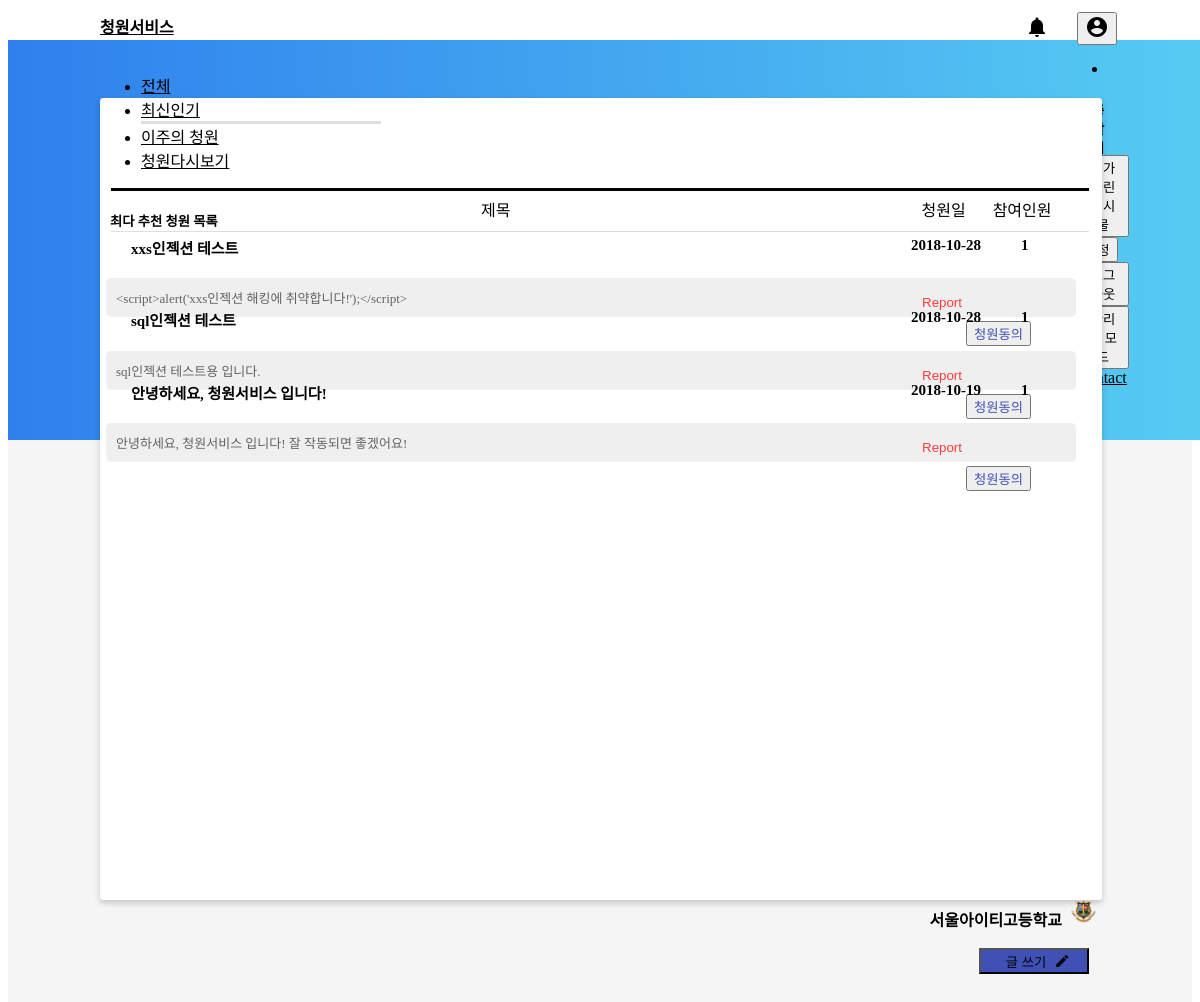
The page /dashboard.php (signed in) on the database its author committed.
### tables this page shows
CREATE TABLE `seoulit_highschool_post` (
  `post_number` int(11) NOT NULL,
  `title` text NOT NULL,
  `description` text NOT NULL,
  `uploader` text NOT NULL,
  `date` text NOT NULL,
  `agree_count` int(11) NOT NULL,
  `report_count` int(11) NOT NULL,
  `agree_user` text NOT NULL,
  `report_user` text NOT NULL
);

### asset/modules/school_check.php (called while the page is built)
<?php
function school_check($input)
{
    if ($input == 'seoulit_highschool') {
            return ('서울아이티고등학교');
    } else if ($input == 'sunrin_internet_highschool') {
            return ('선린인터넷고등학교');
    } else if ($input == 'hansei_cyber_highschool') {
            return ('한세사이버고등학교');
    } else {
            return ('wrong connect.');
    }
}
?>

### dashboard.php (the view, shortened to what this page needs)
<!DOCTYPE html>
<html lang="en">
    <head>
        <link rel="stylesheet" href="/asset/css/dashboard.css">
        <link rel="stylesheet" href="/asset/css/my-navbar.css">
        <link rel="stylesheet" href="https://unpkg.com/bootstrap-material-design@4.1.1/dist/css/bootstrap-material-design.min.css">
        <?php
        require('./asset/modules/school_check.php');
        ?>
        </head>
        <body>
            <div class="background-grid1">
                <div class="my-navbar">
                    <div class="navbar-container">
                        <span class="brand">
                            <a href="dashboard.php">
                                <strong>청원서비스</strong>
                            </a>
                        </span>
                        <span class="alerm navbar-icon-setting">
                            <em class="material-icons">notifications</em>
                        </span>
                        <span class="account navbar-icon-setting">
							<div class="dropdown pull-xs-right">
						  <button class="btn bmd-btn-icon dropdown-toggle" type="button" id="lr1" data-toggle="dropdown" aria-haspopup="true" aria-expanded="false">
							<em class="material-icons">account_circle</em>
						  </button>
						  <div class="dropdown-menu dropdown-menu-right" aria-labelledby="lr1">
                            <?php
                            $user_name_profile = $_SESSION["session_user_name"];
                            $user_type = $_SESSION["session_user_type"];
                            $user_type_profile = user_profile($user_type);
                            echo '
                            <li class="user_profile">
                                <h5><strong>'.$user_name_profile.'</strong></h5>
                                <p>'.$user_type_profile.'</p>
                            </li>
                            ';
                            ?>
							<a href="my-upload.php"><button class="dropdown-item" type="button">내가 올린 게시물</button></a>
							<a href="setting.php"><button class="dropdown-item" type="button">설정</button></a>
                            <a href="./asset/modules/logout_process.php"><button class="dropdown-item" type="button">로그아웃</button></a>
							<a href="page-for-admin.php"><button class="dropdown-item disabled" type="button">관리자 모드</button></a>
							<a href="contact.php"><a class="dropdown-item" href="#">Contact us</a></a>
						  </div>
						</div>
                        </span>
                    </div>
                </div>
                <div class="postlist">
                    <a href="writing.php">
                        <button type="button" class="btn btn-raised btn-primary btn-write">글 쓰기<em class="material-icons icon-set02">edit</em>
                        </button>
                    </a>
                    <h5 class="board-title">
                        <strong>최다 추천 청원 목록</strong>
                    </h5>
                    <div class="post-menus">
                        <ul class="nav nav-pills nav-fill">
                            <li class="nav-item">
                                <a class="nav-link" href="dashboard.php">전체</a>
                            </li>
                            <li class="nav-item nav-active">
                                <a class="nav-link" href="dashboard.php">최신인기</a>
                            </li>
                            <li class="nav-item">
                                <a class="nav-link" href="vote_thisweek.php">이주의 청원</a>
                            </li>
                            <li class="nav-item">
                                <a class="nav-link disabled" href="dashboard.php">청원다시보기</a>
                            </li>
                        </ul>
                    </div>
                    <p class="menu-list">
                        <span class="menu menu02">제목</span>
                        <span class="menu menu03">청원일</span>
                        <span class="menu menu04">참여인원</span>
                    </p>
                    <div class="post-grid">
					<div class="col-md-6 col-sm-6 accordion-margin">
						<div class="panel-group wrap" id="accordion" role="tablist" aria-multiselectable="true">
                          <?php
                          $sql = "SELECT * FROM ".$_SESSION['session_user_school']."_post ORDER BY post_number DESC";
                          $result = mysqli_query($conn, $sql);
                          if($result == true) {
                            while($post = mysqli_fetch_array($result)) {
                                $post_title = htmlspecialchars($post['title']);
                                $post_description = htmlspecialchars($post['description']);
                                echo '
                                    <div class="panel">
                                    <div class="panel-heading" role="tab" id="heading'.$post['post_number'].'">
                                    <h4 class="panel-title">
                                    <a role="button" data-toggle="collapse" data-parent="#accordion" href="#collapse'.$post['post_number'].'" aria-expanded="true" aria-controls="collapseOne">
                                    <p class="post post-number01">
                                        <span class="post-name">'.$post_title.'</span>
                                        <span class="post-upload-date">'.$post['date'].'</span>
                                        <span class="post-like">
                                            <strong>'.$post['agree_count'].'</strong>
                                        </span>
                                    </p>
                                    </a>
                                </h4>
                                    </div>
                                    <div id="collapse'.$post['post_number'].'" class="panel-collapse collapse in" role="tabpanel" aria-labelledby="headingOne">
                                    <div class="panel-body">
                                        <div class="post-text">'.$post_description.'</div>
                                        <form action="./asset/modules/vote_agree_process.php" method="POST">
                                            <input type="hidden" name="vote-agree-postnumber" value="'.$post['post_number'].'">
                                            <button type="submit" class="btn btn-primary vote-agree">청원동의</button>
                                        </form>
                                        <form action="./asset/modules/report_process.php" method="POST" class="report-margin">
                                            <input type="hidden" name="post-report-postnumber" value="'.$post['post_number'].'">
                                            <button type="submit" class="post-report">Report</button>
                                        </form>
                                    </div>
                                    </div>
                                </div>
                                ';
                              }
                          } else if ($result == false) {
                            echo ('<strong>WARNING</strong> | 아직 준비되지 않았습니다.');
                          }
                          ?>
						</div>
					  </div>
                    </div>
            <?php
            $school_name = $_SESSION["session_user_school"];
            $school_name_forLogo = school_check($school_name);
            echo '
            <span class="school-info">
                <strong>'.$school_name_forLogo.'</strong>
                <img src="./asset/img/'.$_SESSION["session_user_school"].'_logo.png" width="25" height="25" class="img-setting01">
            </span>
            ';
            ?>
        </div>
    </div>
</body>
</html>

### asset/css/dashboard.css (style rules this page uses)
.background-grid1 { width: 100%; height: 1080px; background-color: #F5F5F5; }
.postlist { width: 1000px; min-height: 800px; background-color: #FFFFFF; z-index: 3; position: relative; left: 50%; margin-left: -500px; top: 50px; z-index: 0; box-shadow: 0 3px 6px 0 rgba(0, 0, 0, 0.2); border: 1px solid white; border-radius: 3px; }
.btn-write { background-color: #3F51B5!important; width: 110px; position: absolute; bottom: -75px; left: 878px; }
.board-title { position: absolute; top: 90px; left: 9px; }
.menu-list { border-top: 3px solid black; border-bottom: 1px solid #DFDFDF; margin-top: 55px; width: 978px; margin-left: 10px; }
.menu { line-height: 40px; }
.menu02 { position: relative; left: 370px; }
.menu03 { position: relative; left: 777px; }
.menu04 { position: relative; left: 800px; }
.post-grid { margin-top: -30px; }
.post { height: 15px; font-size: 15px; }
.post-name { position: absolute; left: 30px; }
.post-upload-date { width: 80px; position: absolute; left: 810px; }
.post-like { position: absolute; left: 920px; }
.post-text { width: 950px; position: relative; background-color: rgba(239,239,239,1.00); border-radius: 5px; padding: 10px; margin-bottom: -30px; }
.panel-body { width: 970px; font-size: 13px; color: #636363; padding: 5px; margin-bottom: 25px; }
.vote-agree { color: #3F51B5!important; position: relative; top: 34px; left: 860px; }
.post-report { position: relative; top: 32px; left: 810px; background-color: rgba(255,255,255,0.00);; border: none; color: #FF3D3D; text-align: center; text-decoration: none; cursor: pointer; }
.report-margin { margin-top: -50px; }
.icon-set02 { font-size: 16px!important; position: relative; top: 2px; left: 8px; }
.img-setting01 { position: relative; top: -2px; left: 5px; }
.accordion-margin { margin-top: 35px; }
.panel-collapse { width: 970px; }
.post-menus { margin-top: -42px; }

### asset/css/my-navbar.css (style rules this page uses)
.my-navbar { width: 100%; height: 40px; background-color: white; }
.navbar-container { width: 1000px; height: 40px; position: relative; left: 50%; margin-left: -500px; }
.brand { position: relative; line-height: 40px; }
.alerm { position: absolute; top: 7px; left: 925px; }
.account { position: absolute; top: 4px; left: 977px; }
.post-menus { height: 60px; width: 1000px; }
.post-menus>.nav>.nav-item { width: 25%; }
.post-menus>.nav>.nav-active { border-bottom: 3px solid #DFDFDF!important; }
.school-info { position: absolute; bottom: -32px; right: 10px; }
a { color: black!important; }
.user_profile { padding: 15px; height: 80px; }
.user_profile>p { color: gray; }

### rows shown on the page
seoulit_highschool_post: title "xxs인젝션 테스트", date "2018-10-28", agree_count "1", description "<script>alert('xxs인젝션 해킹에 취약합니다!');</script>"
seoulit_highschool_post: title "sql인젝션 테스트", date "2018-10-28", agree_count "1", description "sql인젝션 테스트용 입니다."
seoulit_highschool_post: title "안녕하세요, 청원서비스 입니다!", date "2018-10-19", agree_count "1", description "안녕하세요, 청원서비스 입니다! 잘 작동되면 좋겠어요!"

### other values the page prints
$school_name_forLogo "서울아이티고등학교"
